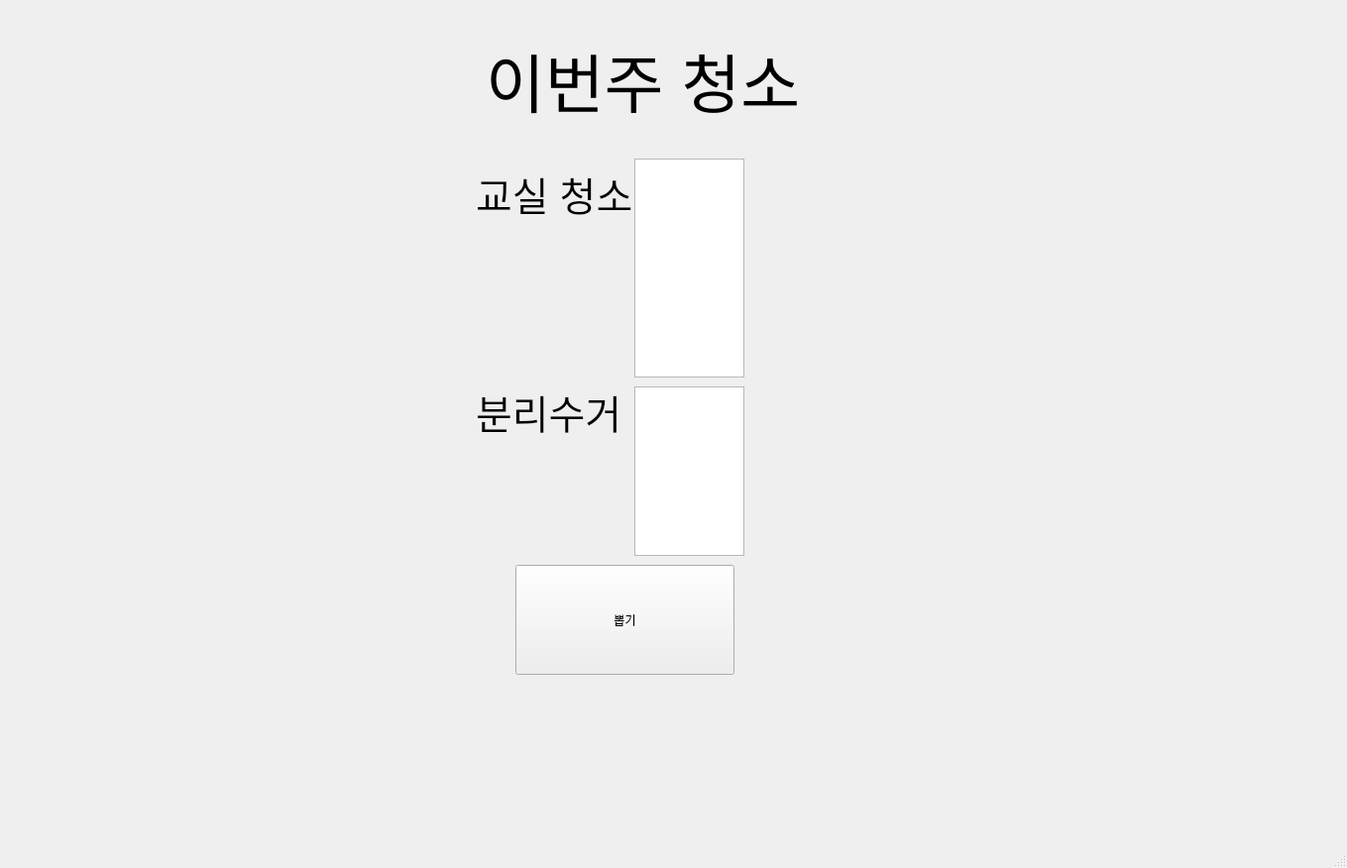
<?xml version="1.0" encoding="UTF-8"?>
<ui version="4.0">
 <class>MainWindow</class>
 <widget class="QMainWindow" name="MainWindow">
  <property name="geometry">
   <rect>
    <x>0</x>
    <y>0</y>
    <width>1359</width>
    <height>876</height>
   </rect>
  </property>
  <property name="windowTitle">
   <string>MainWindow</string>
  </property>
  <widget class="QWidget" name="centralwidget">
   <widget class="QLabel" name="label">
    <property name="geometry">
     <rect>
      <x>490</x>
      <y>10</y>
      <width>331</width>
      <height>141</height>
     </rect>
    </property>
    <property name="font">
     <font>
      <pointsize>49</pointsize>
     </font>
    </property>
    <property name="text">
     <string>이번주 청소</string>
    </property>
   </widget>
   <widget class="QPushButton" name="pushButton">
    <property name="geometry">
     <rect>
      <x>520</x>
      <y>570</y>
      <width>221</width>
      <height>111</height>
     </rect>
    </property>
    <property name="text">
     <string>뽑기</string>
    </property>
   </widget>
   <widget class="QDialog" name="kdialog">
    <property name="geometry">
     <rect>
      <x>20</x>
      <y>0</y>
      <width>1331</width>
      <height>821</height>
     </rect>
    </property>
    <widget class="QLabel" name="label_4">
     <property name="geometry">
      <rect>
       <x>180</x>
       <y>130</y>
       <width>991</width>
       <height>541</height>
      </rect>
     </property>
     <property name="text">
      <string/>
     </property>
    </widget>
   </widget>
   <widget class="QLabel" name="label_2">
    <property name="geometry">
     <rect>
      <x>480</x>
      <y>150</y>
      <width>161</width>
      <height>91</height>
     </rect>
    </property>
    <property name="font">
     <font>
      <pointsize>30</pointsize>
     </font>
    </property>
    <property name="text">
     <string>교실 청소</string>
    </property>
   </widget>
   <widget class="QTextBrowser" name="textBrowser">
    <property name="geometry">
     <rect>
      <x>640</x>
      <y>160</y>
      <width>111</width>
      <height>221</height>
     </rect>
    </property>
    <property name="font">
     <font>
      <pointsize>30</pointsize>
     </font>
    </property>
   </widget>
   <widget class="QTextBrowser" name="textBrowser_2">
    <property name="geometry">
     <rect>
      <x>640</x>
      <y>390</y>
      <width>111</width>
      <height>171</height>
     </rect>
    </property>
    <property name="font">
     <font>
      <pointsize>30</pointsize>
     </font>
    </property>
   </widget>
   <widget class="QLabel" name="label_3">
    <property name="geometry">
     <rect>
      <x>480</x>
      <y>390</y>
      <width>151</width>
      <height>51</height>
     </rect>
    </property>
    <property name="font">
     <font>
      <pointsize>30</pointsize>
     </font>
    </property>
    <property name="text">
     <string>분리수거</string>
    </property>
   </widget>
  </widget>
  <widget class="QStatusBar" name="statusbar"/>
 </widget>
 <resources/>
 <connections/>
</ui>
